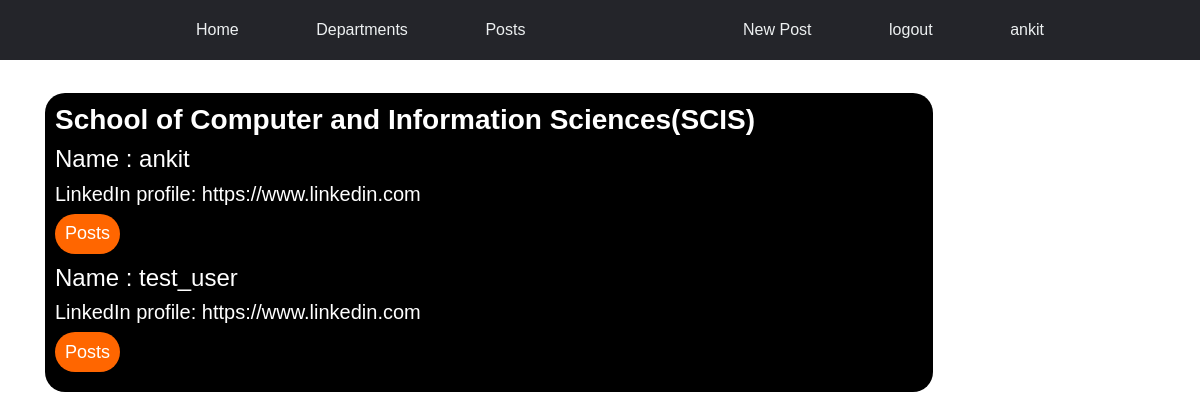
Screenshot of /department/students/1/ (signed in) with the database file from the repository.
### department/models.py (models this page shows, shortened)
class Department(models.Model):
    name = models.CharField(max_length=100)
    description = models.TextField()

### accounts/models.py (models this page shows, shortened)
class UserProfile(models.Model):
    user = models.OneToOneField(User,on_delete=models.CASCADE)
    username = models.CharField(max_length=150, blank=True, null=True)
    linkedin_url = models.URLField(blank=True)
    profile_pic = models.ImageField(upload_to='profile_pics', blank=True, null=True)
    department = models.ForeignKey(Department, related_name='students', on_delete=models.CASCADE)
    course = models.CharField(max_length=50)
    year = models.PositiveIntegerField(validators=[MaxValueValidator(limit_value=8),MinValueValidator(limit_value=1)])
    description = models.TextField(max_length=250)

### department/views.py (the view)
# urls.py: path('students/<int:pk>/', views.dept_students, name='students'),
def dept_students(request, pk):
    department = get_object_or_404(Department, pk=pk)
    students = department.students.all()
    return render(request, 'department/department_students.html',
                            {'department': department,
                            'students': students,})

### department/templates/department/department_students.html
{% extends 'base.html' %}
{% block content %}
<div class='post-list'>
    <h3><a href="{% url 'department:details' pk=department.pk %}">{{ department.name }}</a></h3>
    {% for student in students %}
    <a href="{% url 'accounts:profile' pk=student.user.pk %}">
        <h4>Name : {{ student.username }}</h4>
    </a>
    <h5>LinkedIn profile: {{student.linkedin_url }}</h5>
    <a href="{% url 'accounts:posts' pk=student.user.pk %}"><button>Posts</button></a>
    {% empty %}
    <h1>No Students registered to this department till now</h1>
    {% endfor %}
</div>
{% endblock %}

### templates/base.html (shortened to what this page needs)
<!DOCTYPE html>
{% load static %}
<html lang="en">
<head>
    <link rel="stylesheet" href="https://stackpath.bootstrapcdn.com/bootstrap/4.5.2/css/bootstrap.min.css"
>
    <link rel="stylesheet" href="{% static 'main.css' %}">
</head>
<body>
    <nav class="my-nav">
        <ul class="nav-links">
            <li class=""><a class="nav-link" href="{% url 'index' %}">Home</a></li>
            <li class=""><a class="nav-link" href="{% url 'department:list' %}">Departments</a></li>
            <li class=""><a class="nav-link" href="{% url 'posts:list' %}">Posts</a></li>
        </ul>
        <ul class="nav-links">
            {% if user.is_authenticated %}
            <li class=""><a class="nav-link" href="{% url 'posts:create' %}">New Post</a></li>
            <li class=""><a class="nav-link" href="{% url 'accounts:logout' %}">logout</a></li>
            <li class=""><a class="nav-link" href="{% url 'accounts:profile' pk=user.pk %}">{{ user }}</a></li>
            {% else %}
            <li class=""><a class="nav-link" href="{% url 'accounts:signup' %}">Signup</a></li>
            <li class=""><a class="nav-link" href="{% url 'accounts:login' %}">login</a></li>
            {% endif %}
        </ul>
    </nav>
    <div class="container">
        {% block content %}
        {% endblock %}
    </div>
</body>
</html>

### static/main.css (style rules this page uses)
body { margin: 0%; padding: 0%; font-family: sans-serif; }

### static/mynav.css (style rules this page uses)
.my-nav { box-sizing: border-box; margin: 0; padding: 0; background-color: #24252a; display: flex; justify-content: space-between; align-items: center; padding: 30px 10%; height: 30px; }
.my-nav a, li { font-family: sans-serif; font-size: 16px; color: #edf0f1; text-decoration: none; }
.my-nav { font-size: 20px; }
.nav-links { list-style: none; height: 25px; }
.nav-links li { display: inline-block; padding: 0px 20px; }
.nav-links li a { transition: all 0.3s ease 0s; }

### static/list.css (style rules this page uses)
.post-list { padding: 10px; margin-top: 3%; width: 80%; height: fit-content; background: black; color: white; top: 50%; left: 50%; box-sizing: border-box; border-radius: 20px; }
.post-list button { margin-bottom: 10px; border: none; outline: none; padding: 6px 10px 6px 10px; height: 40px; width: fit-content; background: #ff6600; color: white; font-size: 18px; border-radius: 20px; }
.post-list a { font-weight: bold; text-decoration: none; color: white; }

### rows the page displays
Department: name "School of Computer and Information Sciences(SCIS)"
UserProfile: username "ankit", linkedin_url "https://www.linkedin.com"
UserProfile: username "test_user", linkedin_url "https://www.linkedin.com"

### other values shown
{{ user }} "ankit"
